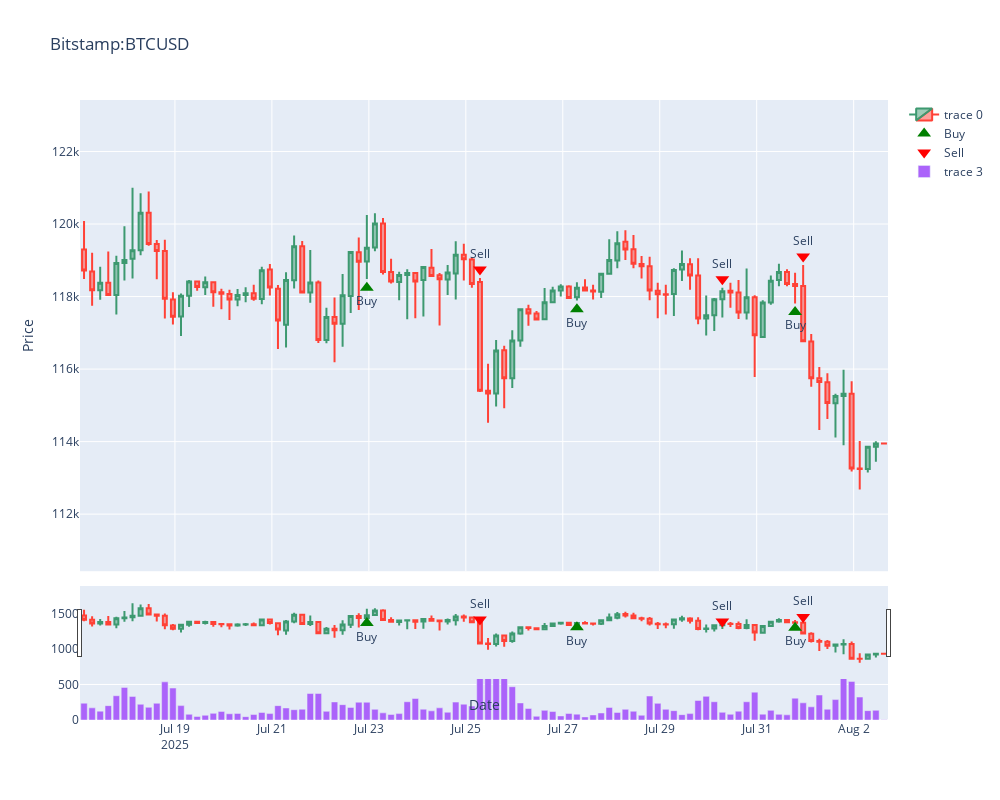

Write notebook code for a chart like this one.
### Code cell
# Cell 13: Visualize trades
def viz(symbol, trades_df, historical_data):
    # Visualize
    fig = make_subplots(rows=2, cols=1, shared_xaxes=True, vertical_spacing=0.05, row_heights=[0.8, 0.2])
    fig.add_trace(go.Candlestick(x=historical_data[symbol].index,
                    open=historical_data[symbol].open,
                    high=historical_data[symbol].high,
                    low=historical_data[symbol].low,
                    close=historical_data[symbol].close,
                    ), row=1, col=1)
    set_ylim = (historical_data[symbol].low.min() * 0.98, historical_data[symbol].high.max() * 1.02)
    # Add buy/sell markers from trades_df to the candlestick chart (row 1)
    if 'trades_df' in locals():
        buy_trades = trades_df[trades_df['Side'] == 'buy']
        sell_trades = trades_df[trades_df['Side'] == 'sell']
        # Buy markers
        fig.add_trace(
            go.Scatter(
                x=buy_trades['Timestamp'],
                y=historical_data[symbol][historical_data.index.isin(buy_trades['Timestamp'])].low * 0.998,
                mode='markers+text',
                marker=dict(symbol='triangle-up', color='green', size=12),
                text=['Buy']*len(buy_trades),
                textposition='bottom center',
                name='Buy'
            ),
            row=1, col=1
        )
        # Sell markers
        fig.add_trace(
            go.Scatter(
                x=sell_trades['Timestamp'],
                y=historical_data[symbol][historical_data.index.isin(sell_trades['Timestamp'])].high * 1.002,
                mode='markers+text',
                marker=dict(symbol='triangle-down', color='red', size=12),
                text=['Sell']*len(sell_trades),
                textposition='top center',
                name='Sell'
            ),
            row=1, col=1
        )

    fig.add_trace(go.Bar(x=historical_data[symbol].index,
                        y=historical_data[symbol].volume,
                        ), row=2, col=1)

    fig.update_layout(title=f'{symbol}',
                    yaxis_range=(set_ylim[0], set_ylim[1]),
                    xaxis_title='Date',
                    yaxis_title='Price', 
                    height=800, width=1000)
    fig.show()

viz(symbols[0], trades_df, historical_data)
